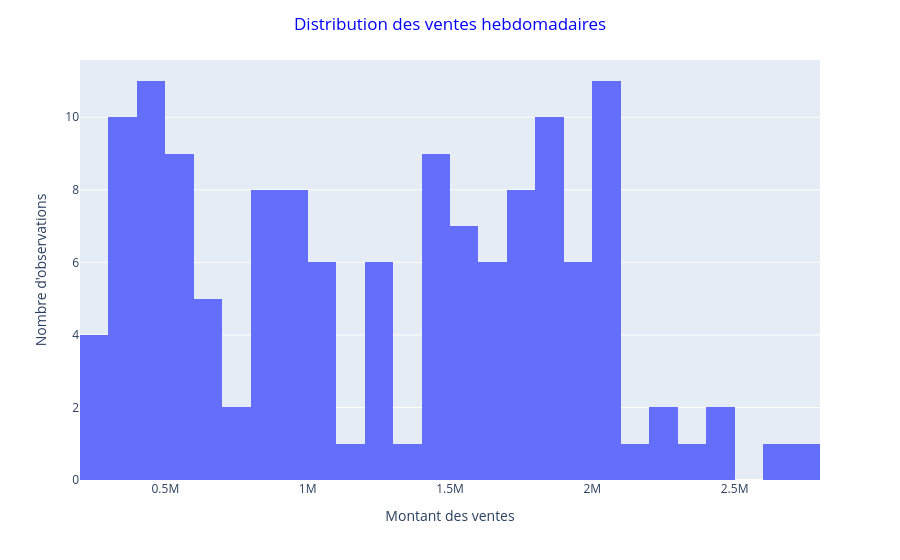

Source (notebook cell):
### Markdown cell above
**Distribution de la cible : ventes hebdomadaires**

### Code cell
target_dist = px.histogram(df, x='Weekly_Sales', nbins=30)
target_dist.update_layout(
    title= dict(text='Distribution des ventes hebdomadaires', x=0.5, font_color='blue'), 
    xaxis=dict(title='Montant des ventes'), 
    yaxis=dict(title='Nombre d\'observations'),
    showlegend=False
)
target_dist.show()

### Figure 1 — Plotly figure (JSON) as saved in the notebook; plotly's stock layout.template omitted (floating-point values rounded to 4 significant figures; data arrays with more than 128 entries replaced by an {"elided": "..."} marker saying what was removed)
{"data": [{"bingroup": "x", "hovertemplate": "Weekly_Sales=%{x}<br>count=%{y}<extra></extra>", "legendgroup": "", "marker": {"color": "#636efa", "pattern": {"shape": ""}}, "name": "", "nbinsx": 30, "orientation": "v", "showlegend": false, "type": "histogram", "x": {"elided": "150 float values"}, "xaxis": "x", "yaxis": "y"}], "layout": {"barmode": "relative", "legend": {"tracegroupgap": 0}, "margin": {"t": 60}, "showlegend": false, "title": {"font": {"color": "blue"}, "text": "Distribution des ventes hebdomadaires", "x": 0.5}, "xaxis": {"anchor": "y", "domain": [0, 1], "title": {"text": "Montant des ventes"}}, "yaxis": {"anchor": "x", "domain": [0, 1], "title": {"text": "Nombre d'observations"}}}}
